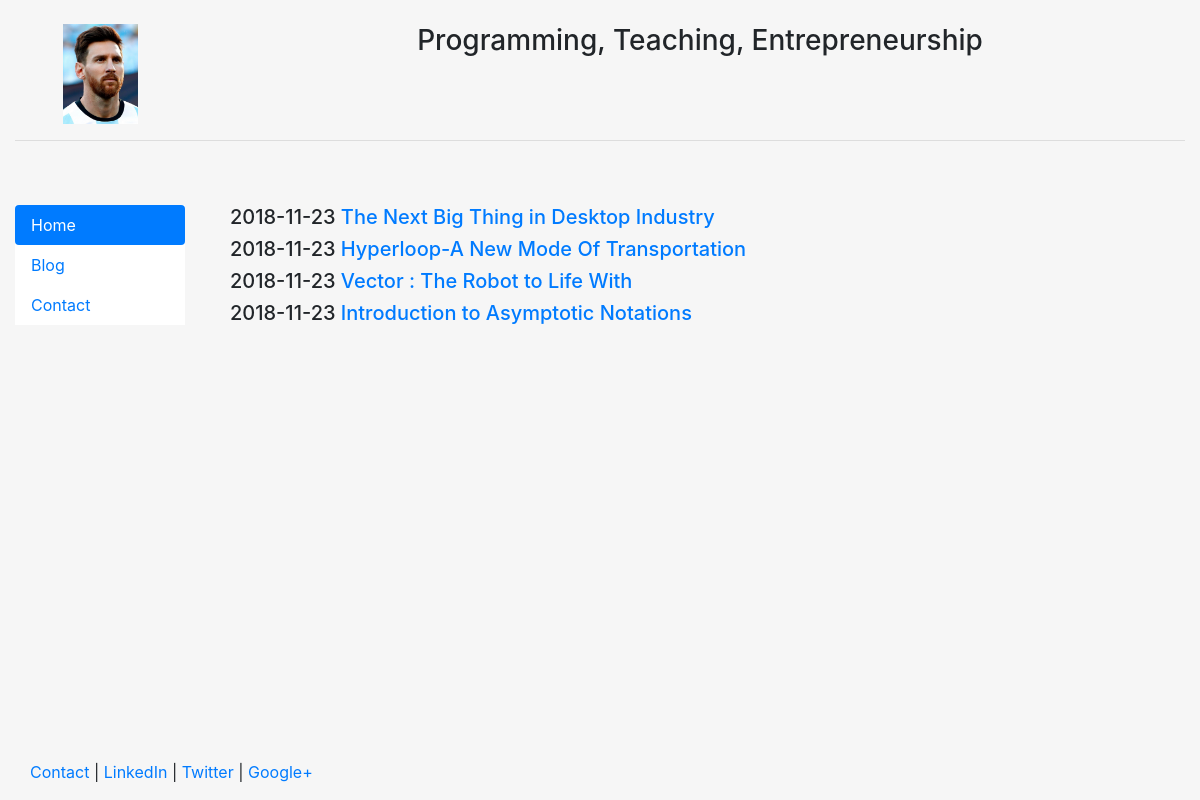
Screenshot of /blog/ with the database file from the repository.
### blog/models.py (models this page shows, shortened)
class Post(models.Model):
	title = models.CharField(max_length=40)
	body = models.TextField()
	date = models.DateTimeField()

### blog/templates/blog/blog.html
{% extends "personal/header.html" %}
{% block content %}
	{% for post in object_list %}
		<h5>{{ post.date|date:"Y-m-d" }} <a href="/blog/{{post.id}}"> {{post.title}}</a></h5>
	{% endfor %}
{% endblock %}

### personal/templates/personal/header.html (shortened to what this page needs)
<!DOCTYPE html>
<html lang="en">
<head>
	{% load staticfiles %}
	<link rel="stylesheet" href="{% static 'personal/css/bootstrap.min.css' %}" type = "text/css"/>
</head>
<body class="body" style="background-color:#f6f6f6">
	<div class="container-fluid" style="min-height:95%; ">
		<div class="row">
			  <div class="col-sm-2">
				  <br>
				  <center>
					<img src="{% static 'personal/img/profile.jpg' %}" class="responsive-img" style='max-height:100px;' alt="face">
				  </center>
			  </div>
			  <div class="col-sm-10">
				  <br>
				  <center>
				  <h3>Programming, Teaching, Entrepreneurship</h3>
				  </center>
			  </div>
		</div><hr>
		<div class="row">
		  <div class="col-sm-2">
		  <br>
		  <br>
			<div class="well bs-sidebar" id="sidebar" style="background-color:#fff">
				<div class="nav flex-column nav-pills" id="v-pills-tab" role="tablist" aria-orientation="vertical">
  					<a class="nav-link active" id="v-pills-home-tab" data-toggle="pill" href="/" role="tab" aria-controls="v-pills-home" aria-selected="true">Home</a>
  					<a class="nav-link" id="v-pills-profile-tab" data-toggle="pill" href="/blog/" role="tab" aria-controls="v-pills-profile" aria-selected="false">Blog</a>
  					<a class="nav-link" id="v-pills-messages-tab" data-toggle="pill" href="/contact/" role="tab" aria-controls="v-pills-messages" aria-selected="false">Contact</a>
  				</div>
			</div>
		  </div>
		  <div class="col-sm-10">
			<div class='container-fluid'>
			<br><br>
			   {% block content %}
			   {% endblock %}
			</div>
		  </div>
		</div>
	</div>
	<footer>
		<div class="container-fluid" style='margin-left:15px'>
			<p><a href="#" target="blank">Contact</a> | <a href="#" target="blank">LinkedIn</a> | <a href="#" target="blank">Twitter</a> | <a href="#" target="blank">Google+</a></p>
		</div>
	</footer>
</body>
</html>

### personal/templates/personal/header.html (style rules this page uses)
html, body { height:100% }

### rows the page displays
Post: date "2018-11-23", title "The Next Big Thing in Desktop Industry"
Post: date "2018-11-23", title "Hyperloop-A New Mode Of Transportation"
Post: date "2018-11-23", title "Vector : The Robot to Life With"
Post: date "2018-11-23", title "Introduction to Asymptotic Notations"
